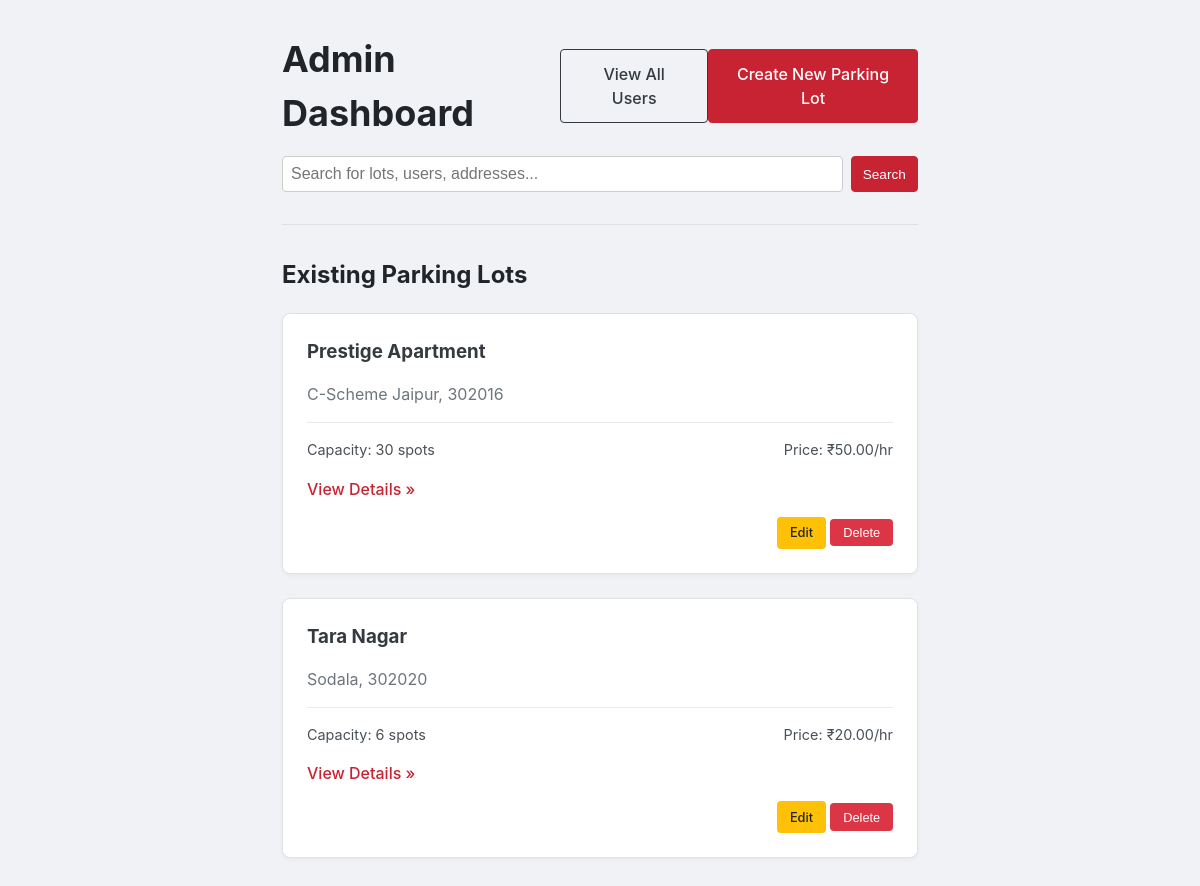
The app's page /admin/dashboard (signed in) with its own data.
### models/database.py (models this page shows)
class ParkingLot(db.Model):
    __tablename__ = 'parking_lot'
    id = db.Column(db.Integer, primary_key=True)
    name = db.Column(db.String(50), nullable=False)
    address = db.Column(db.String(100), nullable=False)
    pincode = db.Column(db.String(10), nullable=False)
    capacity = db.Column(db.Integer, nullable=False)
    price_per_hour = db.Column(db.Float, nullable=False)
    spots = db.relationship('ParkingSpot', backref='lot', lazy=True, cascade="all, delete-orphan")

### routes/admin_routes.py (the view)
@admin_bp.route('/admin/dashboard')
def admin_dashboard():
    if not session.get('is_admin'):
        flash('You must be an admin to view this page.', 'danger')
        return redirect(url_for('auth.login'))
    lots = ParkingLot.query.all()
    return render_template('admin/admin_dashboard.html', lots=lots)

### templates/admin/admin_dashboard.html (shortened to what this page needs)
{% extends "layout.html" %}
{% block content %}
<div class="dashboard-container">
    <div class="dashboard-header">
        <h1>Admin Dashboard</h1>
        <a href="{{ url_for('admin.view_users') }}" class="btn btn-outline">View All Users</a>
        <a href="{{ url_for('admin.add_lot_page') }}" class="btn btn-red">Create New Parking Lot</a>
    </div>
<div class="search-container">
    <form action="{{ url_for('admin.search') }}" method="GET" class="search-form">
        <input type="search" name="q" placeholder="Search for lots, users, addresses..." class="search-input" required>
        <button type="submit" class="btn btn-red btn-sm">Search</button>
    </form>
</div>
    <hr>
    <h2>Existing Parking Lots</h2>
    {% if lots %}
        <div class="lot-list">
            {% for lot in lots %}
                <div class="lot-card">
                    <h3>{{ lot.name }}</h3>
                    <p class="lot-meta">{{ lot.address }}, {{ lot.pincode }}</p>
                    <div class="lot-details">
                        <span>Capacity: {{ lot.capacity }} spots</span>
                        <span>Price: ₹{{ "%.2f"|format(lot.price_per_hour) }}/hr</span>
                    </div>
                    <a href="{{ url_for('admin.lot_details', lot_id=lot.id) }}" class="details-link">View Details &raquo;</a>
                     <div class="lot-actions">
                     <a href="{{ url_for('admin.edit_lot', lot_id=lot.id) }}" class="btn-action btn-edit">Edit</a>
                     <form method="POST" action="{{ url_for('admin.delete_lot', lot_id=lot.id) }}" style="display: inline;" onsubmit="return confirm('Are you sure you want to delete this lot?');">
                     <button type="submit" class="btn-action btn-delete">Delete</button>
        </form>
    </div>
                </div>
            {% endfor %}
        </div>
    {% else %}
        <div class="card-placeholder">
            <p>No parking lots have been created yet. Get started by creating one!</p>
        </div>
    {% endif %}
</div>
{% endblock %}

### Static/style.css (style rules this page uses)
html { box-sizing: border-box; }
*, *:before, *:after { box-sizing: inherit; }
body { margin: 0; font-family: -apple-system, BlinkMacSystemFont, "Segoe UI", Roboto, "Helvetica Neue", Arial, sans-serif; background-color: #f0f2f5; color: #212529; line-height: 1.5; }
.btn { display: inline-block; font-weight: 500; text-align: center; cursor: pointer; border: 1px solid transparent; padding: 0.75rem 1.5rem; font-size: 1rem; border-radius: 0.25rem; text-decoration: none; transition: all 0.2s ease-in-out; }
.btn-red { color: #fff; background-color: #c82333; border-color: #c82333; }
.btn-outline { color: #343a40; border-color: #343a40; background-color: transparent; }
.dashboard-container { max-width: 900px; }
.dashboard-header { display: flex; justify-content: space-between; align-items: center; margin-bottom: 1rem; }
.dashboard-header h1 { margin: 0; font-size: 2.25rem; }
hr { margin: 2rem 0; border: 0; border-top: 1px solid #dee2e6; }
.lot-list { display: grid; gap: 1.5rem; }
.lot-card { background-color: #fff; padding: 1.5rem; border-radius: 0.5rem; border: 1px solid #dee2e6; box-shadow: 0 2px 4px rgba(0,0,0,0.04); }
.lot-card h3 { margin-top: 0; margin-bottom: 0.5rem; color: #343a40; }
.lot-card .lot-meta { color: #6c757d; margin-bottom: 1rem; }
.lot-card .lot-details { display: flex; justify-content: space-between; font-size: 0.9rem; color: #495057; border-top: 1px solid #e9ecef; padding-top: 1rem; margin-top: 1rem; }
.lot-card .details-link { display: inline-block; margin-top: 1rem; font-weight: 500; color: #c82333; text-decoration: none; }
.lot-actions { margin-top: 1rem; text-align: right; }
.btn-action { display: inline-block; padding: 0.4rem 0.8rem; font-size: 0.8rem; font-weight: 500; border-radius: 0.25rem; text-decoration: none; border: none; cursor: pointer; }
.btn-edit { background-color: #ffc107; color: #212529; }
.btn-delete { background-color: #dc3545; color: #fff; }
.btn-sm { padding: 0.23rem 0.70rem; font-size: 0.85rem; }
.search-container { margin-bottom: 2rem; }
.search-form { display: flex; gap: 0.5rem; }
.search-input { flex-grow: 1; padding: 0.5rem; border: 1px solid #ccc; border-radius: 0.25rem; font-size: 1rem; }

### records on screen
ParkingLot: name "Prestige Apartment", address "C-Scheme Jaipur", pincode "302016", capacity "30", price_per_hour "50.00"
ParkingLot: name "Tara Nagar", address "Sodala", pincode "302020", capacity "6", price_per_hour "20.00"
